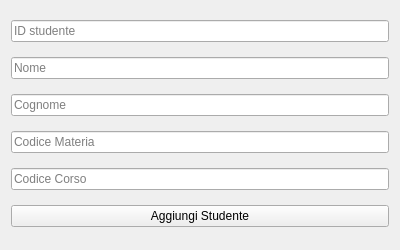
<?xml version="1.0" encoding="UTF-8"?>
<ui version="4.0">
 <class>AddStudentWindow</class>
 <widget class="QWidget" name="AddStudentWindow">
  <property name="geometry">
   <rect>
    <x>0</x>
    <y>0</y>
    <width>400</width>
    <height>250</height>
   </rect>
  </property>
  <property name="windowTitle">
   <string>Aggiungi Studente</string>
  </property>
  <layout class="QVBoxLayout" name="verticalLayout">
   <item><widget class="QLineEdit" name="lineEdit_id"><property name="placeholderText"><string>ID studente</string></property></widget></item>
   <item><widget class="QLineEdit" name="lineEdit_firstName"><property name="placeholderText"><string>Nome</string></property></widget></item>
   <item><widget class="QLineEdit" name="lineEdit_lastName"><property name="placeholderText"><string>Cognome</string></property></widget></item>
   <item><widget class="QLineEdit" name="lineEdit_subjectCode"><property name="placeholderText"><string>Codice Materia</string></property></widget></item>
   <item><widget class="QLineEdit" name="lineEdit_courseCode"><property name="placeholderText"><string>Codice Corso</string></property></widget></item>
   <item><widget class="QPushButton" name="addStudentFinalButton"><property name="text"><string>Aggiungi Studente</string></property></widget></item>
  </layout>
 </widget>
 <resources/>
 <connections/>
</ui>
